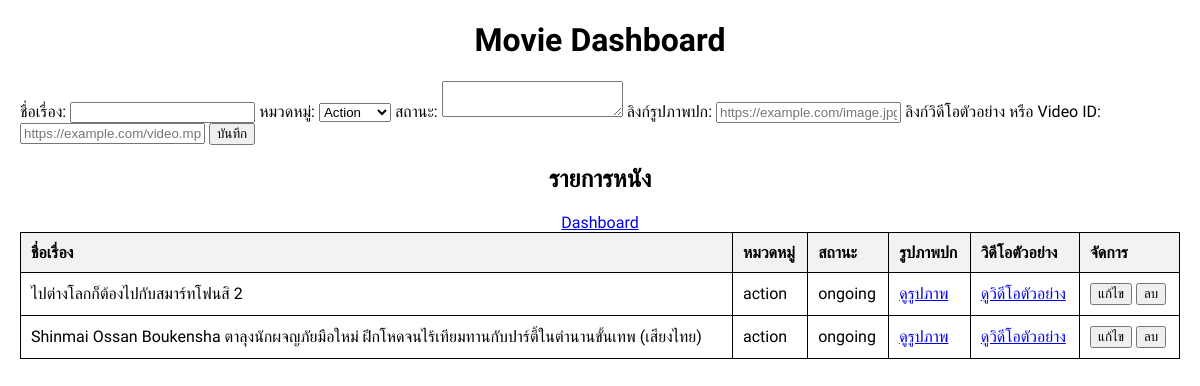
/Dashboard/Dashboard.php, run on the app's committed database.
### tables this page shows
CREATE TABLE IF NOT EXISTS `data_movie` (
  `id` int(3) NOT NULL AUTO_INCREMENT,
  `img` text NOT NULL,
  `name` text NOT NULL,
  `vdo_ex` text NOT NULL,
  `vdo_main` text NOT NULL,
  `status` varchar(255) DEFAULT 'ongoing',
  `category` varchar(100) NOT NULL,
  `description` text DEFAULT NULL,
  PRIMARY KEY (`id`)
);

### Dashboard/Dashboard.php (the view, shortened to what this page needs)
<?php
$servername = "localhost";
$username = "root";
$password = "";
$dbname = "movie";
$conn = new mysqli($servername, $username, $password, $dbname);
$result = $conn->query("SELECT * FROM data_movie");
?>
<!DOCTYPE html>
<html lang="en">
<head>
    <link rel="stylesheet" href="Dashboard.css">
</head>
<body>
    <h1>Movie Dashboard</h1>
    <form id="add-movie-form" method="POST">
        <label for="name">ชื่อเรื่อง:</label>
        <input type="text" id="name" name="name" required>
        <label for="category">หมวดหมู่:</label>
        <select id="category" name="category">
            <option value="action">Action</option>
        </select>
        <label for="status">สถานะ:</label>
        <textarea id="status" name="status" required></textarea>
        <label for="img_url">ลิงก์รูปภาพปก:</label>
        <input type="url" id="img_url" name="img_url" placeholder="https://example.com/image.jpg" required>
        <label for="vdo_ex_url">ลิงก์วิดีโอตัวอย่าง หรือ Video ID:</label>
        <input type="text" id="vdo_ex_url" name="vdo_ex_url" placeholder="https://example.com/video.mp4 or YouTube ID"
            required>
        <button type="submit">บันทึก</button>
    </form>
    <center>
    <h2>รายการหนัง</h2>
    </center>
    <table>
        <tr>
            <th>ชื่อเรื่อง</th>
            <th>หมวดหมู่</th>
            <th>สถานะ</th>
            <th>รูปภาพปก</th>
            <th>วิดีโอตัวอย่าง</th>
            <th>จัดการ</th>
            <center>
            <a href=./Dashboard.php>Dashboard</a>
            </center>
        </tr>
        <?php while ($row = $result->fetch_assoc()): ?>
        <tr>
            <td><?php echo $row['name']; ?></td>
            <td><?php echo $row['category']; ?></td>
            <td><?php echo $row['status']; ?></td>
            <td><a href="<?php echo $row['img']; ?>" target="_blank">ดูรูปภาพ</a></td>
            <td><a href="<?php echo $row['vdo_ex']; ?>" target="_blank">ดูวิดีโอตัวอย่าง</a></td>
            <td>
                <button type="button"
                    onclick="populateForm(<?php echo htmlspecialchars(json_encode($row)); ?>)">แก้ไข</button>
                <form method="POST" style="display:inline;">
                    <button type="submit">ลบ</button>
                </form>
            </td>
        </tr>
        <?php endwhile; ?>
    </table>
</body>
</html>

### Dashboard/Dashboard.css (style rules this page uses)
body { font-family: "Kanit", sans-serif; margin: 20px; }
h1 { text-align: center; }
form { margin-bottom: 20px; }
table { width: 100%; border-collapse: collapse; }
table, th, td { border: 1px solid black; padding: 10px; text-align: left; }
th { background-color: #f2f2f2; }

### data on the page
data_movie: name "ไปต่างโลกก็ต้องไปกับสมาร์ทโฟนสิ 2", category "action", status "ongoing"
data_movie: name "Shinmai Ossan Boukensha ตาลุงนักผจญภัยมือใหม่ ฝึกโหดจนไร้เทียมทานกับปาร์ตี้ในตำนานขั้นเทพ (เสียงไทย)", category "action", status "ongoing"
